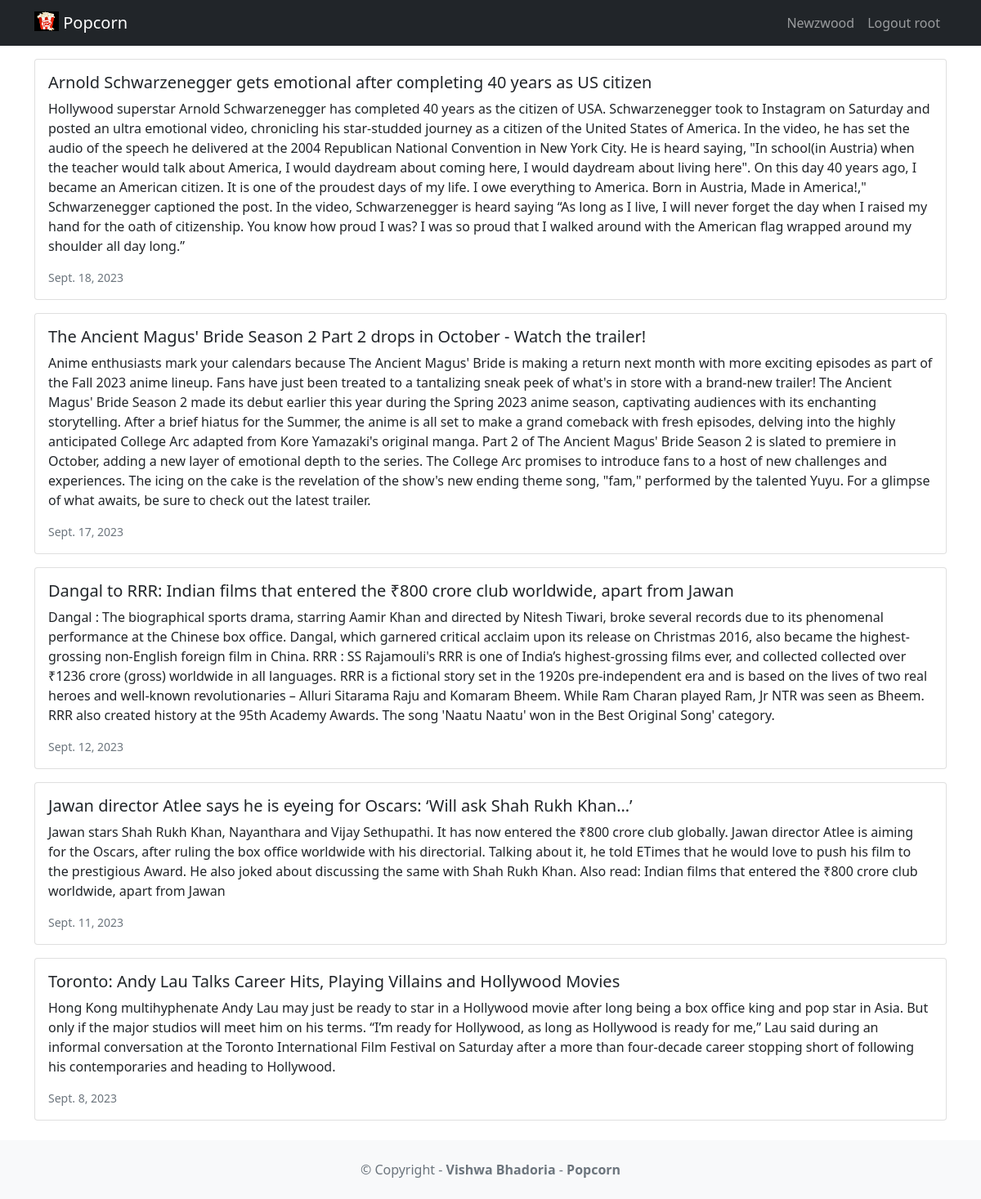
Page /news/ (signed in) on the committed database.
### news/models.py (models this page shows, shortened)
class News(models.Model):
    headline=models.CharField(max_length=250)
    body=models.TextField()
    date=models.DateField()

### news/views.py (the view)
# urls.py: path('news/',include('news.urls')),
def news(request):
    newss=News.objects.all().order_by('-date')
    return render(request,'news.html',{'newss':newss})

### news/templates/news.html (shortened to what this page needs)
<html>
<head>
<link href="https://cdn.jsdelivr.net/npm/
bootstrap@5.1.1/dist/css/bootstrap.min.css"
rel="stylesheet">
</head>
<body>
    {% extends 'base.html' %}
    {% block content %}
    {% for news in newss %}
    <div class="card mb-3">
        <div class="row g-0">
        <div>
        <div class="card-body">
        <h5 class="card-title">{{ news.headline }}</h5>
        <p class="card-text">{{ news.body }}</p>
        <p class="card-text">
            <small class="text-muted">{{ news.date }}</small>
        </p>
    </div>
</div>
</div>
</div>
    {% endfor %}
{% endblock content %}

### moviereviews/templates/base.html (shortened to what this page needs)
<!DOCTYPE html>
<html>
<head>
<link href="https://cdn.jsdelivr.net/npm/
bootstrap@5.1.1/dist/css/bootstrap.min.css"
rel="stylesheet" />
</head>
<body>
<nav class="navbar navbar-expand-lg navbar-dark bg-dark mb-3">
        <div class="container">
            <a class="navbar-brand" href="{% url 'home' %}">
            {% load static %}
            <img src="{% static 'images/images.jpg' %}"
            alt="" width="30" height="24"
            class="d-inline-block align-text-top" /> Popcorn</a>
            <div class="collapse navbar-collapse" id="navbarNavAltMarkup">
                <div class="navbar-nav ms-auto">
                    <a class="nav-link" href="{% url 'news' %}">Newzwood</a>
                    {% if user.is_authenticated %}
                        <a class="nav-link" href="{% url 'logoutaccount' %}">Logout {{ user.username }}</a>
                    {% else %}
                            <a class="nav-link" href="{% url 'loginaccount' %}">Login</a>
                            <a class="nav-link" href="{% url 'signupaccount' %}">Sign Up</a>
                    {% endif %}
                    </div>
            </div>
        </div>
</nav>
        <div class="container">
                {% block content %}
                {% endblock content %}
        </div>
        <footer class="text-center text-lg-start bg-light text-muted mt-4">
        <div class="text-center p-4">
            © Copyright -
            <a class="text-reset fw-bold text-decoration-none" target="_blank" href="https://twitter.com/greglim81">
            Vishwa Bhadoria
            </a> -
            <a class="text-reset fw-bold text-decoration-none" target="_blank" href="https://twitter.com/danielgarax">
            Popcorn
            </a>
        </div>
        </footer>
</body>
</html>

### rows in the picture
News: headline "Arnold Schwarzenegger gets emotional after completing 40 years as US citizen", body "Hollywood superstar Arnold Schwarzenegger has completed 40 years as the citizen of USA. Schwarzenegger took to Instagram on Saturday and posted an ultra emotional video, chronicling his star-studded journey as a citizen of the United States of America. In the video, he has set the audio of the speech he delivered at the 2004 Republican National Convention in New York City. He is heard saying, \"In school(in Austria) when the teacher would talk about America, I would daydream about coming here, I would daydream about living here\". On this day 40 years ago, I became an American citizen. It is one of the proudest days of my life. I owe everything to America. Born in Austria, Made in America!,\"…", date "Sept. 18, 2023"
News: headline "The Ancient Magus' Bride Season 2 Part 2 drops in October - Watch the trailer!", body "Anime enthusiasts mark your calendars because The Ancient Magus' Bride is making a return next month with more exciting episodes as part of the Fall 2023 anime lineup. Fans have just been treated to a tantalizing sneak peek of what's in store with a brand-new trailer! The Ancient Magus' Bride Season 2 made its debut earlier this year during the Spring 2023 anime season, captivating audiences with its enchanting storytelling. After a brief hiatus for the Summer, the anime is all set to make a grand comeback with fresh episodes, delving into the highly anticipated College Arc adapted from Kore Yamazaki's original manga. Part 2 of The Ancient Magus' Bride Season 2 is slated to premiere in…", date "Sept. 17, 2023"
News: headline "Dangal to RRR: Indian films that entered the ₹800 crore club worldwide, apart from Jawan", body "Dangal : The biographical sports drama, starring Aamir Khan and directed by Nitesh Tiwari, broke several records due to its phenomenal performance at the Chinese box office. Dangal, which garnered critical acclaim upon its release on Christmas 2016, also became the highest-grossing non-English foreign film in China. RRR : SS Rajamouli's RRR is one of India’s highest-grossing films ever, and collected collected over ₹1236 crore (gross) worldwide in all languages. RRR is a fictional story set in the 1920s pre-independent era and is based on the lives of two real heroes and well-known revolutionaries – Alluri Sitarama Raju and Komaram Bheem. While Ram Charan played Ram, Jr NTR was seen as…", date "Sept. 12, 2023"
News: headline "Jawan director Atlee says he is eyeing for Oscars: ‘Will ask Shah Rukh Khan…’", body "Jawan stars Shah Rukh Khan, Nayanthara and Vijay Sethupathi. It has now entered the ₹800 crore club globally. Jawan director Atlee is aiming for the Oscars, after ruling the box office worldwide with his directorial. Talking about it, he told ETimes that he would love to push his film to the prestigious Award. He also joked about discussing the same with Shah Rukh Khan. Also read: Indian films that entered the ₹800 crore club worldwide, apart from Jawan", date "Sept. 11, 2023"
News: headline "Toronto: Andy Lau Talks Career Hits, Playing Villains and Hollywood Movies", body "Hong Kong multihyphenate Andy Lau may just be ready to star in a Hollywood movie after long being a box office king and pop star in Asia. But only if the major studios will meet him on his terms. “I’m ready for Hollywood, as long as Hollywood is ready for me,” Lau said during an informal conversation at the Toronto International Film Festival on Saturday after a more than four-decade career stopping short of following his contemporaries and heading to Hollywood.", date "Sept. 8, 2023"

### other values in the picture
{{ user.username }} "root"
